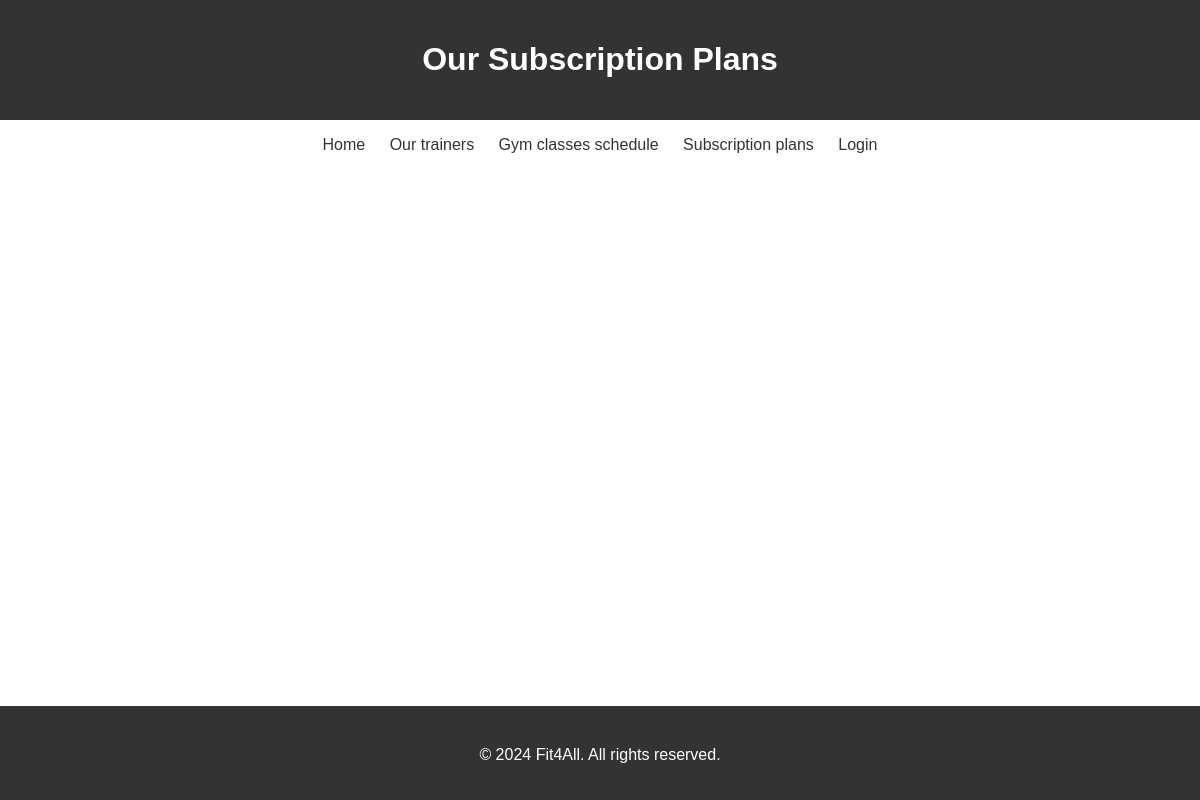
The page /subscription-plans/ on the database as committed earlier.
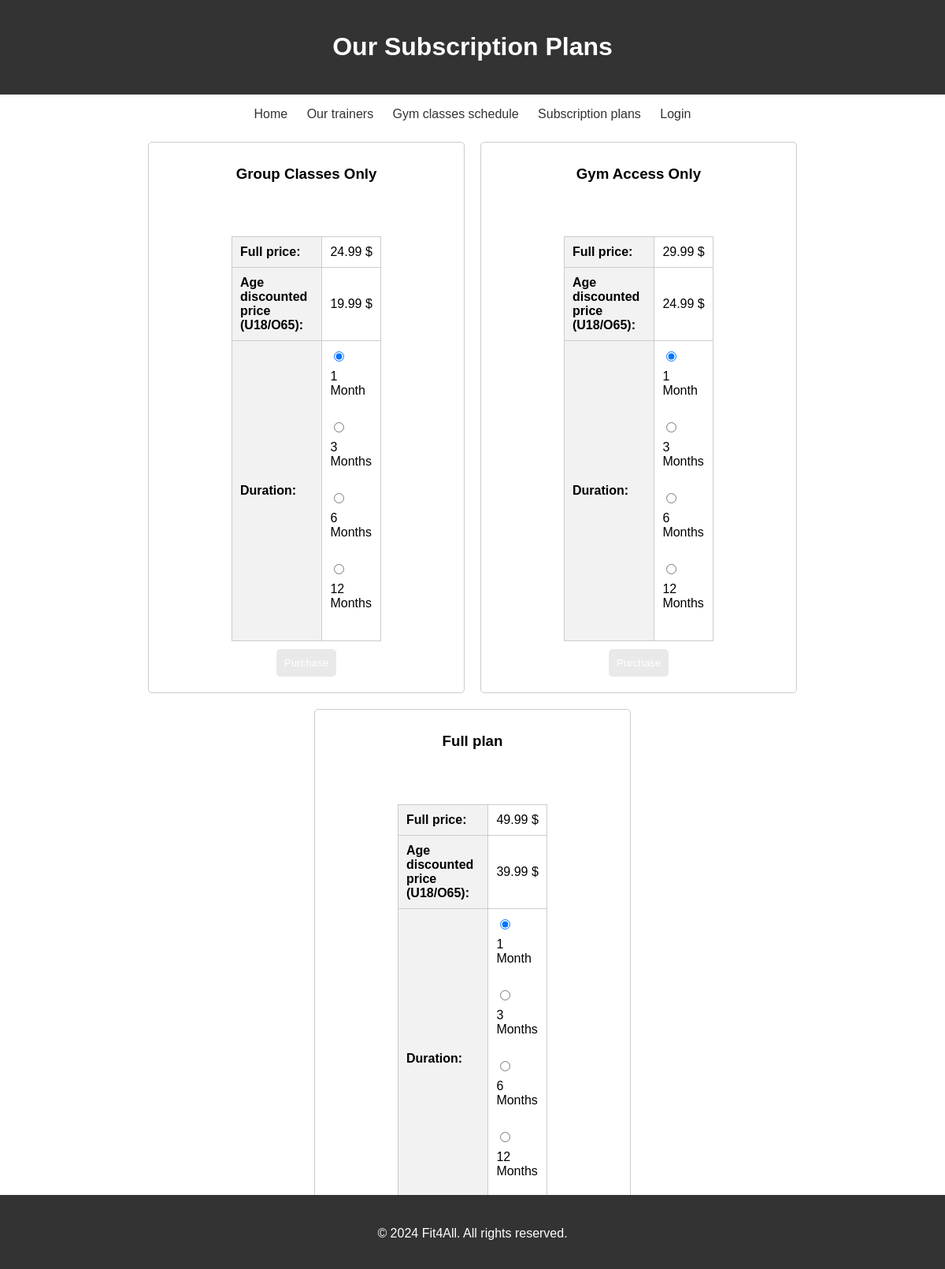
The same page on the database as committed later.
### gestione_palestra/models.py (models this page shows, shortened)
class SubscriptionPlan(models.Model):
    PLAN_CHOICES = [
        ('GROUP', 'Group Classes Only'),
        ('WEIGHTS', 'Gym Access Only'),
        ('BOTH', 'Group Classes + Gym Access'),
    ]
    DURATION_CHOICES = [
        (1, '1 Month'),
        (3, '3 Months'),
        (6, '6 Months'),
        (12, '12 Months'),
    ]
    name = models.CharField(max_length=100)
    plan_type = models.CharField(max_length=10, choices=PLAN_CHOICES)
    monthly_price = models.DecimalField(max_digits=10, decimal_places=2)
    age_discount = models.DecimalField(max_digits=5, decimal_places=2, default=0)

### gestione_palestra/views.py (the view, shortened to what this page needs)
# urls.py: path('subscription-plans/', views.SubscriptionPlansView.as_view(), name='subscription-plans'),
class SubscriptionPlansView(View):
    def get(self, request):
        return render(request=request, template_name="subscription-plans.html", context={})

### gestione_palestra/context_processors.py (called while the page is built)
def global_context(request):
    plans = models.SubscriptionPlan.objects.all()
    for plan in plans:
        plan.discounted_price = plan.monthly_price - plan.age_discount
    context =   {
                    'gym_name': 'Fit4All',
                    'now': datetime.date.today,
                    'subscription_plans':plans
                }
    return context

### templates/subscription-plans.html (shortened to what this page needs)
{% extends "base.html" %}
{% block header %} Our Subscription Plans {% endblock header %}
{% block content %}
<div class="subscription-plans" style="display: flex; justify-content: center;">
{% for plan in subscription_plans %}
  <div class="plan">
    <h3>{{ plan.name }}</h3>
    <table class="user-details">
        <tr>
            <th>Full price:</th>
            <td>{{ plan.monthly_price }} $</td>
        </tr>
        <tr>
            <th>Age discounted price (U18/O65):</th>
            <td>{{ plan.discounted_price|floatformat:2 }} $</td>
        </tr>
        <tr>
            <th>Duration:</th>
            <td>
                {% for duration, duration_label in plan.DURATION_CHOICES %}
                    <input type="radio" id="{{ plan.id }}_{{ duration }}" name="{{ plan.id }}_duration" value="{{ duration }}" {% if duration == 1 %}checked{% endif %} form="form_{{ plan.id }}">
                    <label for="{{ plan.id }}_{{ duration }}">{{ duration_label }}</label><br>
                {% endfor %}
            </td>
        </tr>
    </table>
    <form id="form_{{ plan.id }}" class="purchase-form" action="{% url 'subscription-plans'  %}" method="post">
        <button type="submit" style="margin-top: 10px;">Purchase</button>
    </form>
  </div>
{% endfor %}
</div>
{% endblock content %}

### templates/base.html (shortened to what this page needs)
{% load static %}
<!DOCTYPE html>
<html lang="en">
<head>
  <link rel="stylesheet" href="{% static 'css/style.css' %}">
</head>
<body>
<header>
  <h1>{% block header %} {% endblock header %} </h1>
</header>
{% include "navbar.html" %}
{% block content %}
{% endblock content %}
{% include "footer.html" %}
</body>
</html>

### templates/navbar.html (shortened to what this page needs)
{% load static %}
<nav>
  <ul>
    <li><a href="{% url 'homepage' %}">Home</a></li>
    <li><a href="{% url 'trainer-list' %}">Our trainers</a></li>
    <li><a href="{% url 'classes-schedule' %}">Gym classes schedule</a></li>
    <li><a href="{% url 'subscription-plans' %}">Subscription plans</a></li>
    {% if request.user.is_authenticated %}
    <li>
      <div class="profile-container">
        <button id="profile-button" onclick="toggleUserMenu()" style="border: none; background: none; padding: 0; max-width: 25px; border-radius: 30%;">
          <img src="{% if request.user.userprofile.profile_picture %}{{ request.user.userprofile.profile_picture.url }}{% else %}{% static 'img/default_profile_image.png' %}{% endif %}" alt="Profile Image" style="width: 100%; height: auto; border-radius: 50%;">
      </button>
        <div id="user-menu" class="user-menu" style="display:none;">
          <a href="{% url 'dashboard' %}">Dashboard</a> <br>
          <a href="{% url 'profile' %}">Profile</a> <br>
          <a href="{% url 'logout' %}">Logout</a>
        </div>
      </div>
    </li>
    {% else %}
    <li><a href="{% url 'login' %}">Login</a></li>
    {% endif %}
  </ul>
</nav>

### templates/footer.html
<footer>
    <p>&copy; 2024 {{ gym_name }}. All rights reserved.</p>
  </footer>

### static/css/style.css (style rules this page uses)
.user-details { width: 50%; margin: 50px auto 0; border-collapse: collapse; }
.user-details th, .user-details td { padding: 10px; border: 1px solid #ccc; text-align: left; }
.user-details th { background-color: #f2f2f2; }
.subscription-plans { display: flex; flex-wrap: wrap; justify-content: space-around; }
.plan { width: calc(33.33% - 20px); margin: 10px; text-align: center; border: 1px solid #ccc; padding: 10px; border-radius: 5px; display: flex; flex-direction: column; justify-content: center; align-items: center; }
body { font-family: Arial, sans-serif; margin: 0; padding: 0; }
.purchase-form { width: auto; padding: 0; border: none; border-radius: 0; background-color: transparent; }
.purchase-form button { padding: 10px; background-color: #e9e9e9; color: #fff; border: none; border-radius: 5px; cursor: pointer; }
form { width: 300px; padding: 20px; border: 1px solid #ccc; border-radius: 5px; background-color: #f9f9f9; }
header, footer { background-color: #333; color: #fff; text-align: center; padding: 20px 0; }
label, input, button { display: block; margin-bottom: 10px; }
nav ul { list-style-type: none; padding: 0; text-align: center; }
nav ul li { display: inline; width: 100px; margin: 0 10px; }
nav ul li a { color: #333; text-decoration: none; }
footer { position: fixed; bottom: 0; width: 100%; }
button { padding: 10px; background-color: #e9e9e9; color: #fff; border: none; border-radius: 5px; cursor: pointer; }
p { margin-top: 20px; text-align: center; }

Rows that differ between the two databases and show on the page:
added SubscriptionPlan: name "Group Classes Only", monthly_price "24.99", discounted_price "19.99", id "☑ 1 Month" "☐ 3 Months" "☐ 6 Months" "☐ 12 Months", DURATION_CHOICES "1 Month" "3 Months" "6 Months" "12 Months"
added SubscriptionPlan: name "Gym Access Only", monthly_price "29.99", discounted_price "24.99", id "☑ 1 Month" "☐ 3 Months" "☐ 6 Months" "☐ 12 Months", DURATION_CHOICES "1 Month" "3 Months" "6 Months" "12 Months"
added SubscriptionPlan: name "Full plan", monthly_price "49.99", discounted_price "39.99", id "☑ 1 Month" "☐ 3 Months" "☐ 6 Months" "☐ 12 Months", DURATION_CHOICES "1 Month" "3 Months" "6 Months" "12 Months"
